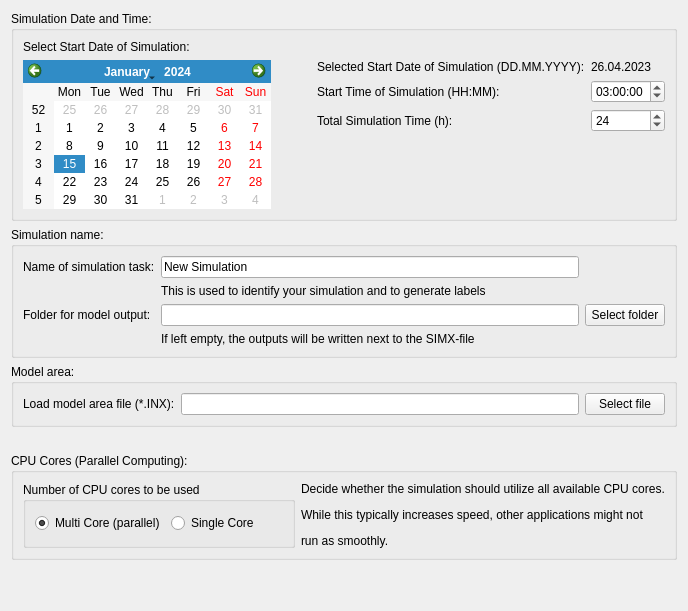
             <widget class="QWidget" name="tab_GeneralSettings">
              <property name="enabled">
               <bool>true</bool>
              </property>
              <attribute name="title">
               <string>General Settings</string>
              </attribute>
              <layout class="QGridLayout" name="gridLayout_74">
               <item row="2" column="0">
                <widget class="QGroupBox" name="gb_modelArea">
                 <property name="title">
                  <string>Model area:</string>
                 </property>
                 <layout class="QGridLayout" name="gridLayout_115">
                  <item row="2" column="0">
                   <widget class="QLabel" name="lb_inxForSim">
                    <property name="text">
                     <string>Load model area file (*.INX):</string>
                    </property>
                   </widget>
                  </item>
                  <item row="2" column="1">
                   <widget class="QLineEdit" name="le_inxForSim"/>
                  </item>
                  <item row="2" column="2">
                   <widget class="QPushButton" name="bt_inxForSim">
                    <property name="text">
                     <string>Select file</string>
                    </property>
                   </widget>
                  </item>
                 </layout>
                </widget>
               </item>
               <item row="1" column="0">
                <widget class="QGroupBox" name="gb_simName">
                 <property name="title">
                  <string>Simulation name:</string>
                 </property>
                 <layout class="QGridLayout" name="gridLayout_21">
                  <item row="0" column="0">
                   <widget class="QLabel" name="lb_fullSimName">
                    <property name="text">
                     <string>Name of simulation task:</string>
                    </property>
                   </widget>
                  </item>
                  <item row="2" column="0">
                   <widget class="QLabel" name="lb_outputFolderSim">
                    <property name="text">
                     <string>Folder for model output:</string>
                    </property>
                   </widget>
                  </item>
                  <item row="2" column="1">
                   <widget class="QLineEdit" name="le_outputFolderSim"/>
                  </item>
                  <item row="1" column="1" colspan="2">
                   <widget class="QLabel" name="lb_fullSimName_expl">
                    <property name="text">
                     <string>This is used to identify your simulation and to generate labels</string>
                    </property>
                   </widget>
                  </item>
                  <item row="0" column="1">
                   <widget class="QLineEdit" name="le_fullSimName">
                    <property name="inputMask">
                     <string/>
                    </property>
                    <property name="text">
                     <string>New Simulation</string>
                    </property>
                   </widget>
                  </item>
                  <item row="3" column="1" colspan="2">
                   <widget class="QLabel" name="lb_outputFolderSim_expl">
                    <property name="text">
                     <string>If left empty, the outputs will be written next to the SIMX-file</string>
                    </property>
                   </widget>
                  </item>
                  <item row="2" column="2">
                   <widget class="QPushButton" name="bt_outputFolderSim">
                    <property name="text">
                     <string>Select folder</string>
                    </property>
                   </widget>
                  </item>
                 </layout>
                </widget>
               </item>
               <item row="4" column="0">
                <widget class="QGroupBox" name="gb_cpu">
                 <property name="title">
                  <string>CPU Cores (Parallel Computing):</string>
                 </property>
                 <layout class="QGridLayout" name="gridLayout_22">
                  <item row="0" column="0">
                   <widget class="QGroupBox" name="gb_rbCores">
                    <property name="title">
                     <string>Number of CPU cores to be used</string>
                    </property>
                    <layout class="QGridLayout" name="gridLayout_75">
                     <item row="0" column="0">
                      <widget class="QRadioButton" name="rb_multiCore">
                       <property name="text">
                        <string>Multi Core (parallel)</string>
                       </property>
                       <property name="checked">
                        <bool>true</bool>
                       </property>
                      </widget>
                     </item>
                     <item row="0" column="1">
                      <widget class="QRadioButton" name="rb_singleCore">
                       <property name="text">
                        <string>Single Core</string>
                       </property>
                      </widget>
                     </item>
                    </layout>
                   </widget>
                  </item>
                  <item row="0" column="1">
                   <widget class="QLabel" name="lb_CPU_expl">
                    <property name="text">
                     <string>&lt;html&gt;&lt;head/&gt;&lt;body&gt;&lt;p&gt;Decide whether the simulation should utilize all available CPU cores.&lt;/p&gt;&lt;p&gt;While this typically increases speed, other applications might not &lt;/p&gt;&lt;p&gt;run as smoothly.&lt;/p&gt;&lt;/body&gt;&lt;/html&gt;</string>
                    </property>
                   </widget>
                  </item>
                 </layout>
                </widget>
               </item>
               <item row="0" column="0">
                <widget class="QGroupBox" name="gb_simDateTime">
                 <property name="title">
                  <string>Simulation Date and Time:</string>
                 </property>
                 <layout class="QGridLayout" name="gridLayout_76">
                  <item row="2" column="3">
                   <widget class="QTimeEdit" name="te_startTimeSim">
                    <property name="sizePolicy">
                     <sizepolicy hsizetype="Expanding" vsizetype="Fixed">
                      <horstretch>0</horstretch>
                      <verstretch>0</verstretch>
                     </sizepolicy>
                    </property>
                    <property name="dateTime">
                     <datetime>
                      <hour>3</hour>
                      <minute>0</minute>
                      <second>0</second>
                      <year>2000</year>
                      <month>1</month>
                      <day>1</day>
                     </datetime>
                    </property>
                   </widget>
                  </item>
                  <item row="1" column="0" rowspan="8">
                   <widget class="QCalendarWidget" name="calendar_startDateSim">
                    <property name="font">
                     <font>
                      <italic>false</italic>
                      <bold>false</bold>
                      <strikeout>false</strikeout>
                      <kerning>true</kerning>
                     </font>
                    </property>
                    <property name="locale">
                     <locale language="English" country="Germany"/>
                    </property>
                    <property name="horizontalHeaderFormat">
                     <enum>QCalendarWidget::HorizontalHeaderFormat::ShortDayNames</enum>
                    </property>
                   </widget>
                  </item>
                  <item row="6" column="1">
                   <spacer name="horizontalSpacer_4">
                    <property name="orientation">
                     <enum>Qt::Orientation::Horizontal</enum>
                    </property>
                    <property name="sizeHint" stdset="0">
                     <size>
                      <width>40</width>
                      <height>20</height>
                     </size>
                    </property>
                   </spacer>
                  </item>
                  <item row="2" column="2">
                   <widget class="QLabel" name="lb_startTimeSim">
                    <property name="text">
                     <string>Start Time of Simulation (HH:MM):</string>
                    </property>
                   </widget>
                  </item>
                  <item row="0" column="0">
                   <widget class="QLabel" name="lb_calendar">
                    <property name="text">
                     <string>Select Start Date of Simulation:</string>
                    </property>
                   </widget>
                  </item>
                  <item row="1" column="2">
                   <widget class="QLabel" name="lb_dateSim">
                    <property name="text">
                     <string>Selected Start Date of Simulation (DD.MM.YYYY):</string>
                    </property>
                   </widget>
                  </item>
                  <item row="1" column="3">
                   <widget class="QLabel" name="lb_selectedDateSim">
                    <property name="text">
                     <string>26.04.2023</string>
                    </property>
                   </widget>
                  </item>
                  <item row="3" column="2">
                   <widget class="QLabel" name="lb_simDuration">
                    <property name="text">
                     <string>Total Simulation Time (h):</string>
                    </property>
                   </widget>
                  </item>
                  <item row="3" column="3">
                   <widget class="QSpinBox" name="sb_simDur">
                    <property name="maximum">
                     <number>100000</number>
                    </property>
                    <property name="value">
                     <number>24</number>
                    </property>
                   </widget>
                  </item>
                 </layout>
                </widget>
               </item>
               <item row="3" column="0">
                <spacer name="horizontalSpacer_24">
                 <property name="orientation">
                  <enum>Qt::Orientation::Horizontal</enum>
                 </property>
                 <property name="sizeHint" stdset="0">
                  <size>
                   <width>40</width>
                   <height>20</height>
                  </size>
                 </property>
                </spacer>
               </item>
               <item row="5" column="0">
                <spacer name="verticalSpacer_18">
                 <property name="orientation">
                  <enum>Qt::Orientation::Vertical</enum>
                 </property>
                 <property name="sizeHint" stdset="0">
                  <size>
                   <width>20</width>
                   <height>40</height>
                  </size>
                 </property>
                </spacer>
               </item>
              </layout>
             </widget>
